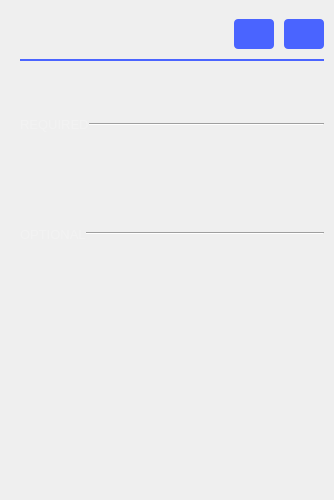
<?xml version="1.0" encoding="UTF-8"?>
<ui version="4.0">
 <class>LASettingsWidget</class>
 <widget class="QWidget" name="LASettingsWidget">
  <property name="geometry">
   <rect>
    <x>0</x>
    <y>0</y>
    <width>334</width>
    <height>500</height>
   </rect>
  </property>
  <property name="sizePolicy">
   <sizepolicy hsizetype="Preferred" vsizetype="Preferred">
    <horstretch>0</horstretch>
    <verstretch>0</verstretch>
   </sizepolicy>
  </property>
  <property name="windowTitle">
   <string>Form</string>
  </property>
  <property name="styleSheet">
   <string notr="true">QLineEdit {
  height: 20px;
  width: 50px;
  color: white;
  font-size: 14px;
font-family: Arial;
font-weight:bold;
border:0px;
/*  border-bottom: 1px solid rgba(255, 255, 255, 102); */
}

QLabel
{
width: 68.2px;
height: 16.46px;
font-family: Arial;
font-size: 14px;
line-height: 16px;
color: rgba(255,255,255,150);
}

QLabel:disabled
{
  color: rgb(85, 85, 85);
}</string>
  </property>
  <layout class="QVBoxLayout" name="verticalLayout_1">
   <property name="spacing">
    <number>0</number>
   </property>
   <property name="leftMargin">
    <number>20</number>
   </property>
   <property name="topMargin">
    <number>10</number>
   </property>
   <property name="rightMargin">
    <number>10</number>
   </property>
   <property name="bottomMargin">
    <number>0</number>
   </property>
   <item>
    <widget class="QWidget" name="headerWidget" native="true">
     <property name="styleSheet">
      <string notr="true">QPushButton{
  width: 40px;
  height: 30px;
  border-radius: 4px;
  background-color: #4a64ff;
  font-family: ArialMT;
  font-size: 14px;
  font-weight: bold;
  font-style: normal;
  text-align: center;
  color: #ffffff;
}

/*
QPushButton:hover
{
	 background-color: #4a34ff;
}*/

</string>
     </property>
     <layout class="QVBoxLayout" name="verticalLayout">
      <property name="spacing">
       <number>10</number>
      </property>
      <property name="leftMargin">
       <number>0</number>
      </property>
      <property name="rightMargin">
       <number>0</number>
      </property>
      <property name="bottomMargin">
       <number>10</number>
      </property>
      <item>
       <layout class="QHBoxLayout" name="horizontalLayout_2">
        <property name="topMargin">
         <number>0</number>
        </property>
        <property name="bottomMargin">
         <number>0</number>
        </property>
        <item>
         <widget class="QLabel" name="nameLineEdit">
          <property name="styleSheet">
           <string notr="true">QLabel 
{
width: 37px;
height: 17px;
font-family: Arial;
font-size: 14px;
font-weight: bold;
line-height: 16px;
color: #FFFFFF;
}</string>
          </property>
          <property name="text">
           <string/>
          </property>
         </widget>
        </item>
        <item>
         <spacer name="horizontalSpacer">
          <property name="orientation">
           <enum>Qt::Horizontal</enum>
          </property>
          <property name="sizeHint" stdset="0">
           <size>
            <width>40</width>
            <height>20</height>
           </size>
          </property>
         </spacer>
        </item>
        <item>
         <widget class="QPushButton" name="btnPrevious">
          <property name="sizePolicy">
           <sizepolicy hsizetype="Maximum" vsizetype="Maximum">
            <horstretch>0</horstretch>
            <verstretch>0</verstretch>
           </sizepolicy>
          </property>
          <property name="text">
           <string/>
          </property>
          <property name="icon">
           <iconset>
            <normalon>:/icons/time_trigger_left.svg</normalon>
           </iconset>
          </property>
          <property name="iconSize">
           <size>
            <width>40</width>
            <height>30</height>
           </size>
          </property>
         </widget>
        </item>
        <item>
         <widget class="QPushButton" name="btnNext">
          <property name="sizePolicy">
           <sizepolicy hsizetype="Maximum" vsizetype="Maximum">
            <horstretch>0</horstretch>
            <verstretch>0</verstretch>
           </sizepolicy>
          </property>
          <property name="styleSheet">
           <string notr="true"/>
          </property>
          <property name="text">
           <string/>
          </property>
          <property name="icon">
           <iconset>
            <normalon>:/icons/time_trigger_right.svg</normalon>
           </iconset>
          </property>
          <property name="iconSize">
           <size>
            <width>40</width>
            <height>30</height>
           </size>
          </property>
         </widget>
        </item>
       </layout>
      </item>
      <item>
       <widget class="Line" name="line">
        <property name="styleSheet">
         <string notr="true">color: #4A64FF;</string>
        </property>
        <property name="frameShadow">
         <enum>QFrame::Plain</enum>
        </property>
        <property name="lineWidth">
         <number>2</number>
        </property>
        <property name="orientation">
         <enum>Qt::Horizontal</enum>
        </property>
       </widget>
      </item>
     </layout>
    </widget>
   </item>
   <item>
    <widget class="QScrollArea" name="scrollArea">
     <property name="sizePolicy">
      <sizepolicy hsizetype="Preferred" vsizetype="Expanding">
       <horstretch>0</horstretch>
       <verstretch>0</verstretch>
      </sizepolicy>
     </property>
     <property name="maximumSize">
      <size>
       <width>680</width>
       <height>16777215</height>
      </size>
     </property>
     <property name="styleSheet">
      <string notr="true"/>
     </property>
     <property name="frameShape">
      <enum>QFrame::NoFrame</enum>
     </property>
     <property name="verticalScrollBarPolicy">
      <enum>Qt::ScrollBarAlwaysOff</enum>
     </property>
     <property name="horizontalScrollBarPolicy">
      <enum>Qt::ScrollBarAlwaysOff</enum>
     </property>
     <property name="sizeAdjustPolicy">
      <enum>QAbstractScrollArea::AdjustToContents</enum>
     </property>
     <property name="widgetResizable">
      <bool>true</bool>
     </property>
     <property name="alignment">
      <set>Qt::AlignLeading|Qt::AlignLeft|Qt::AlignTop</set>
     </property>
     <widget class="QWidget" name="scrollAreaWidgetContents">
      <property name="geometry">
       <rect>
        <x>0</x>
        <y>0</y>
        <width>304</width>
        <height>213</height>
       </rect>
      </property>
      <property name="sizePolicy">
       <sizepolicy hsizetype="Preferred" vsizetype="Preferred">
        <horstretch>0</horstretch>
        <verstretch>0</verstretch>
       </sizepolicy>
      </property>
      <property name="styleSheet">
       <string notr="true">QLabel {
opacity: 0.2;
font-family: Arial;
font-size: 13px;
line-height: 14px;
color:red;/* rgba(255,255,255,50);*/
} 

QComboBox
{
  height: 19px;
  border: 0px;
  border-bottom: 1px solid rgba(255, 255, 255, 102);
  font-family: ArialMT;
  font-size: 16px;
  font-weight: normal;
  font-style: normal;
  text-align: right;
  color: #ffffff;

}
QComboBox::drop-down
{
  subcontrol-position: center right;
  width: 10px;
  height: 6px;
  border-image: url(:/icons/sba_cmb_box_arrow.svg);
  font-family: ArialMT;
  font-size: 16px;
  font-weight: normal;
  font-style: normal;
  text-align: right;
  color: #e0e0e0;
}
QComboBox QAbstractItemView {
  border: 0px;
  selection-background-color: rgba(25, 25, 25);
  outline: 0px;
}
QComboBox:disabled
{
  color: rgb(85, 85, 85);
}

/* Color of the selected list item. */
QComboBox::item:selected {
  font-family: ArialMT;
  font-size: 16px;
  font-weight: normal;
  font-style: normal;
  text-align: right;
  color: #ffffff;
  border-bottom: 1px solid rgba(255, 255, 255, 102);
 
}
/* Indicator will shine through the label text if you don't make it hidden. */ 
QComboBox::indicator{
    background-color:transparent;
    selection-background-color:transparent;
    color:transparent;
    selection-color:transparent;
}
</string>
      </property>
      <layout class="QVBoxLayout" name="scrollAreaWidgetLayout">
       <property name="spacing">
        <number>5</number>
       </property>
       <property name="leftMargin">
        <number>0</number>
       </property>
       <property name="topMargin">
        <number>0</number>
       </property>
       <property name="rightMargin">
        <number>0</number>
       </property>
       <property name="bottomMargin">
        <number>0</number>
       </property>
       <item>
        <widget class="QWidget" name="requiredChn" native="true">
         <property name="styleSheet">
          <string notr="true"/>
         </property>
         <layout class="QHBoxLayout" name="horizontalLayout_3">
          <property name="spacing">
           <number>0</number>
          </property>
          <property name="leftMargin">
           <number>0</number>
          </property>
          <property name="topMargin">
           <number>0</number>
          </property>
          <property name="rightMargin">
           <number>0</number>
          </property>
          <property name="bottomMargin">
           <number>0</number>
          </property>
          <item>
           <layout class="QHBoxLayout" name="requiredChnLayout">
            <property name="spacing">
             <number>0</number>
            </property>
            <property name="topMargin">
             <number>0</number>
            </property>
            <item>
             <widget class="QLabel" name="label_2">
              <property name="sizePolicy">
               <sizepolicy hsizetype="Maximum" vsizetype="Preferred">
                <horstretch>0</horstretch>
                <verstretch>0</verstretch>
               </sizepolicy>
              </property>
              <property name="styleSheet">
               <string notr="true">QLabel {
opacity: 0.2;
font-family: Arial;
font-size: 13px;
line-height: 14px;
color: rgba(255,255,255,50);
}</string>
              </property>
              <property name="text">
               <string>REQUIRED</string>
              </property>
             </widget>
            </item>
            <item>
             <widget class="Line" name="line_2">
              <property name="sizePolicy">
               <sizepolicy hsizetype="Minimum" vsizetype="Fixed">
                <horstretch>0</horstretch>
                <verstretch>0</verstretch>
               </sizepolicy>
              </property>
              <property name="styleSheet">
               <string notr="true">QFrame{
	opacity: 0.1;
  color: rgba(255,255,255,50);
}</string>
              </property>
              <property name="frameShadow">
               <enum>QFrame::Sunken</enum>
              </property>
              <property name="orientation">
               <enum>Qt::Horizontal</enum>
              </property>
             </widget>
            </item>
           </layout>
          </item>
         </layout>
        </widget>
       </item>
       <item>
        <widget class="QWidget" name="optionalChn" native="true">
         <property name="styleSheet">
          <string notr="true"/>
         </property>
         <layout class="QHBoxLayout" name="horizontalLayout">
          <property name="spacing">
           <number>0</number>
          </property>
          <property name="leftMargin">
           <number>0</number>
          </property>
          <property name="topMargin">
           <number>0</number>
          </property>
          <property name="rightMargin">
           <number>0</number>
          </property>
          <property name="bottomMargin">
           <number>0</number>
          </property>
          <item>
           <layout class="QHBoxLayout" name="optionalChnLayout">
            <property name="spacing">
             <number>0</number>
            </property>
            <property name="topMargin">
             <number>0</number>
            </property>
            <item>
             <widget class="QLabel" name="label_4">
              <property name="sizePolicy">
               <sizepolicy hsizetype="Maximum" vsizetype="Preferred">
                <horstretch>0</horstretch>
                <verstretch>0</verstretch>
               </sizepolicy>
              </property>
              <property name="styleSheet">
               <string notr="true">QLabel {
opacity: 0.2;
font-family: Arial;
font-size: 13px;
line-height: 14px;
color: rgba(255,255,255,50);
}</string>
              </property>
              <property name="text">
               <string>OPTIONAL</string>
              </property>
             </widget>
            </item>
            <item>
             <widget class="Line" name="line_4">
              <property name="styleSheet">
               <string notr="true">QFrame{
	opacity: 0.1;
  color: rgba(255,255,255,50);
}</string>
              </property>
              <property name="orientation">
               <enum>Qt::Horizontal</enum>
              </property>
             </widget>
            </item>
           </layout>
          </item>
         </layout>
        </widget>
       </item>
      </layout>
     </widget>
    </widget>
   </item>
   <item>
    <spacer name="verticalSpacer">
     <property name="orientation">
      <enum>Qt::Vertical</enum>
     </property>
     <property name="sizeType">
      <enum>QSizePolicy::MinimumExpanding</enum>
     </property>
     <property name="sizeHint" stdset="0">
      <size>
       <width>20</width>
       <height>20</height>
      </size>
     </property>
    </spacer>
   </item>
  </layout>
 </widget>
 <resources/>
 <connections/>
</ui>
